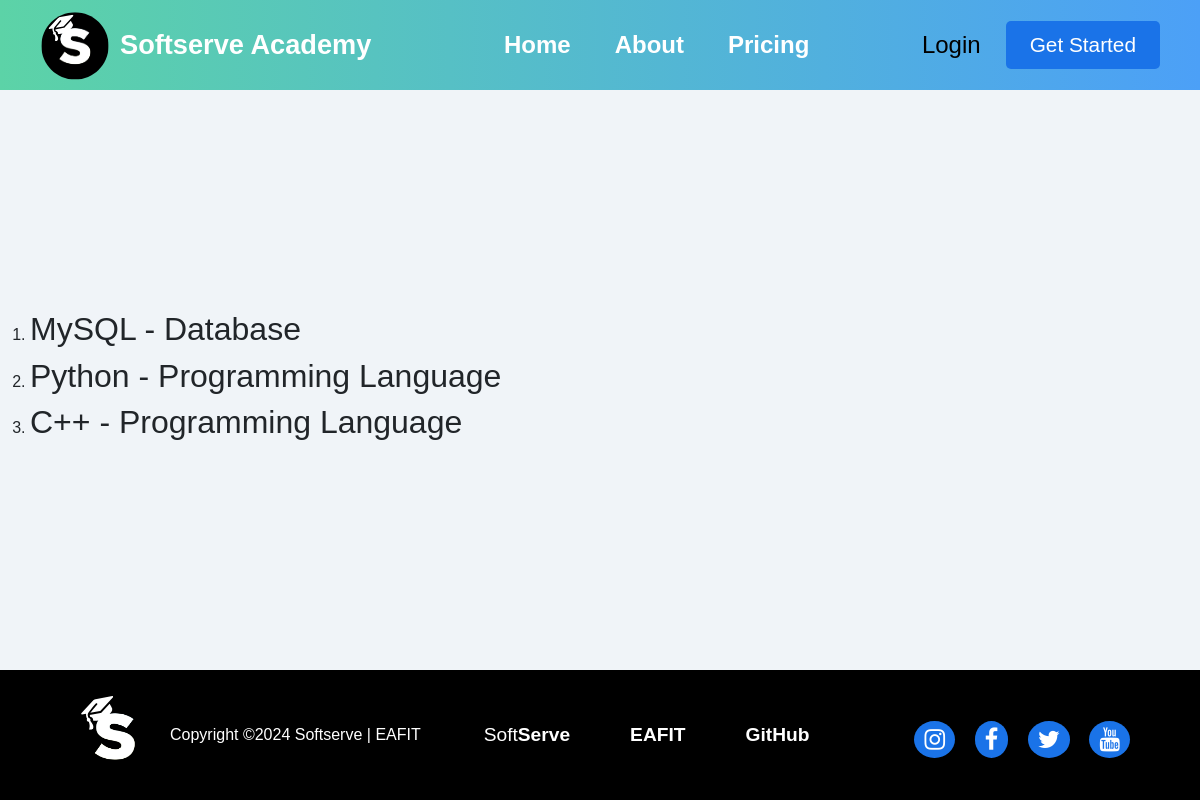
The page /skill/ on the database as committed earlier.
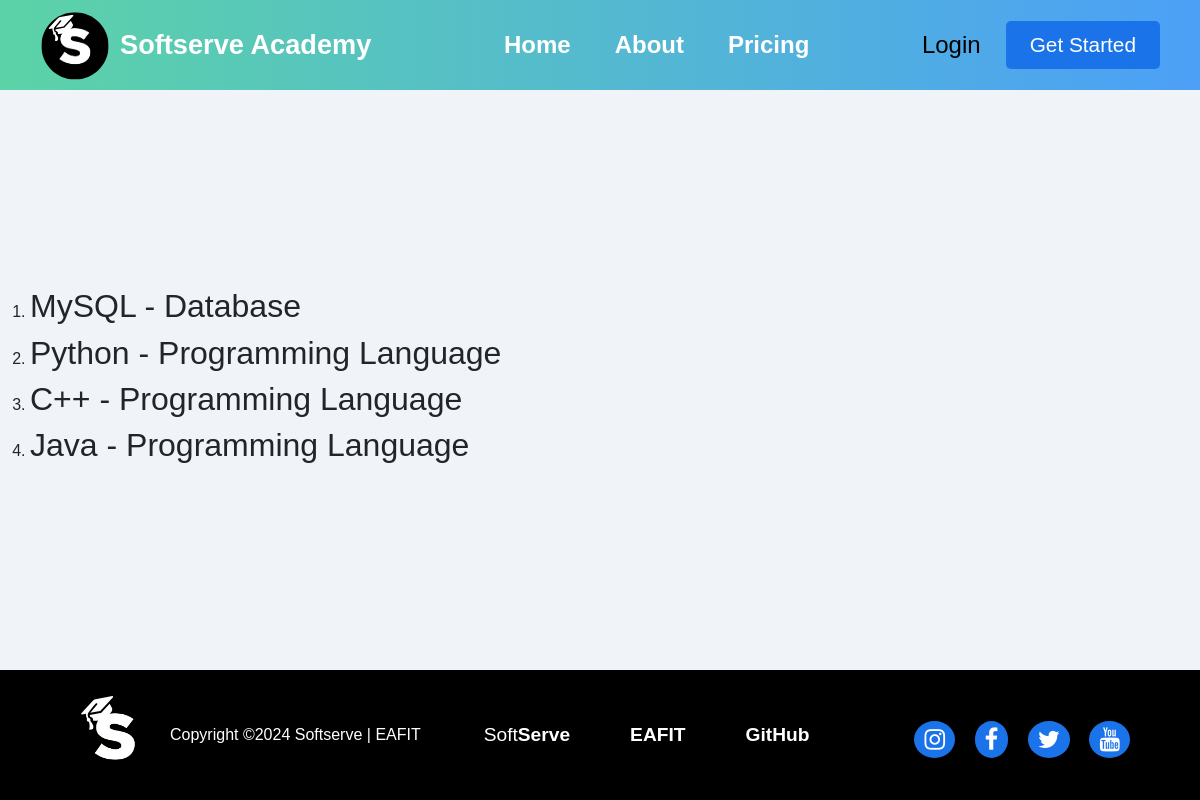
The same page on the database as committed later.
### skill/models.py (models this page shows, shortened)
class Skill(models.Model):
    id = models.AutoField(primary_key=True)
    name = models.CharField(max_length=100)
    skill_type = models.CharField(max_length=100, choices=SKILL_TYPE_CHOICES)
    image = models.ImageField(upload_to='skill/images/', null=True, blank=True)

### skill/views.py (the view)
# urls.py: 2. Add a URL to urlpatterns:  path('', views.home, name='home')
def home(request):
    skills = Skill.objects.all()
    return render(request, 'skill.html',
                  {'skills': skills})

### skill/templates/skill.html
{% extends "base.html" %}
{% block content %}
    <ol>
    {% for skill in skills %}
        <li>
            <h2>{{ skill.name }} - {{ skill.skill_type }}</h2>
        </li>
    {% endfor %}
    </ol>
{% endblock %}

Rows that differ between the two databases and show on the page:
added Skill: name "Java", skill_type "Programming Language"
